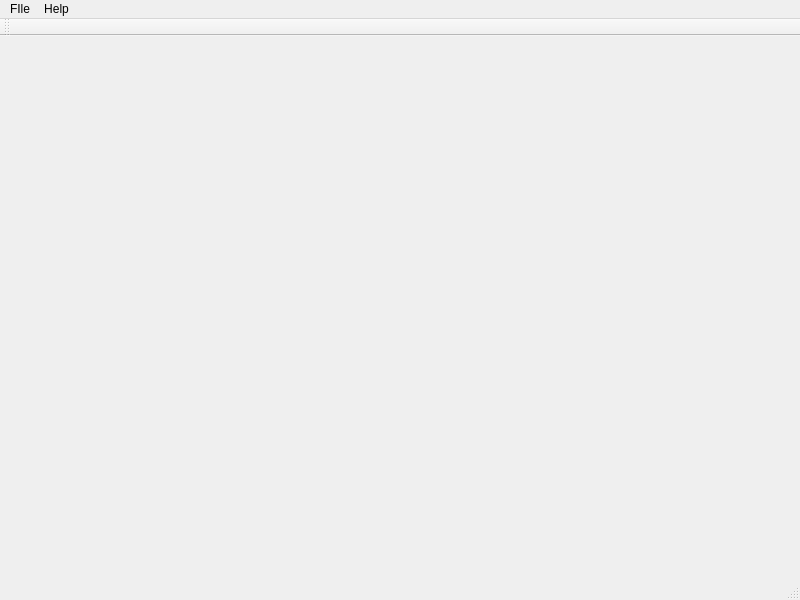
<?xml version="1.0" encoding="UTF-8"?>
<ui version="4.0">
 <class>MainWindow</class>
 <widget class="QMainWindow" name="MainWindow">
  <property name="geometry">
   <rect>
    <x>0</x>
    <y>0</y>
    <width>800</width>
    <height>600</height>
   </rect>
  </property>
  <property name="windowTitle">
   <string>MainWindow</string>
  </property>
  <widget class="QWidget" name="centralwidget"/>
  <widget class="QMenuBar" name="menubar">
   <property name="geometry">
    <rect>
     <x>0</x>
     <y>0</y>
     <width>800</width>
     <height>22</height>
    </rect>
   </property>
   <widget class="QMenu" name="fileMenu">
    <property name="title">
     <string>FIle</string>
    </property>
    <addaction name="openAction"/>
   </widget>
   <widget class="QMenu" name="helpMenu">
    <property name="title">
     <string>Help</string>
    </property>
   </widget>
   <addaction name="fileMenu"/>
   <addaction name="helpMenu"/>
  </widget>
  <widget class="QStatusBar" name="statusbar"/>
  <widget class="QToolBar" name="toolBar">
   <property name="windowTitle">
    <string>toolBar</string>
   </property>
   <attribute name="toolBarArea">
    <enum>TopToolBarArea</enum>
   </attribute>
   <attribute name="toolBarBreak">
    <bool>false</bool>
   </attribute>
  </widget>
  <action name="openAction">
   <property name="text">
    <string>Open</string>
   </property>
  </action>
 </widget>
 <resources/>
 <connections/>
</ui>
